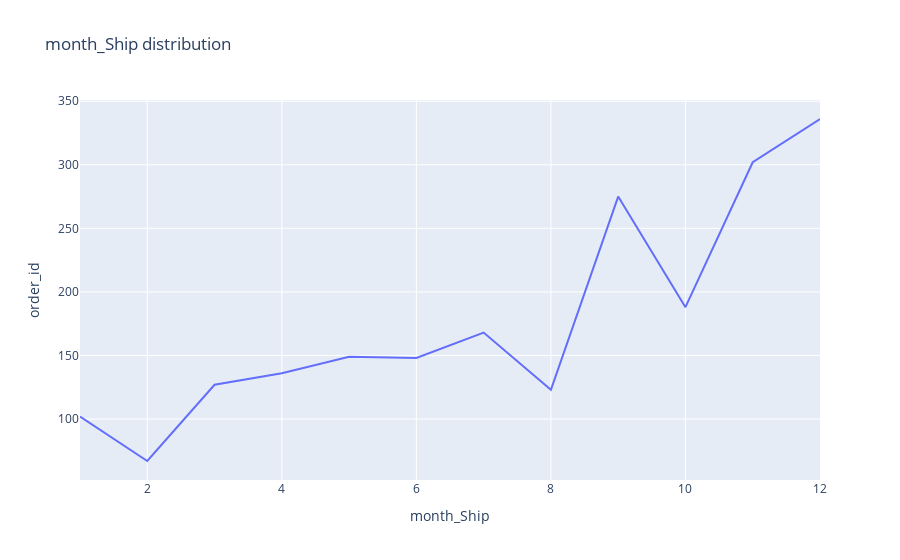

The code cell stored with this chart in its notebook:
### Code cell
month_Ship_group = df.groupby('month_Ship')['order_id'].count().reset_index().sort_values(by = 'month_Ship' , ascending=False)
px.line(month_Ship_group, x="month_Ship", y="order_id", title="month_Ship distribution")

### Figure 1 — Plotly figure (JSON) as saved in the notebook; plotly's stock layout.template omitted (floating-point values rounded to 4 significant figures)
{"data": [{"hovertemplate": "month_Ship=%{x}<br>order_id=%{y}<extra></extra>", "legendgroup": "", "line": {"color": "#636efa", "dash": "solid"}, "marker": {"symbol": "circle"}, "mode": "lines", "name": "", "orientation": "v", "showlegend": false, "type": "scatter", "x": [12, 11, 10, 9, 8, 7, 6, 5, 4, 3, 2, 1], "xaxis": "x", "y": [336, 302, 188, 275, 123, 168, 148, 149, 136, 127, 67, 102], "yaxis": "y"}], "layout": {"legend": {"tracegroupgap": 0}, "title": {"text": "month_Ship distribution"}, "xaxis": {"anchor": "y", "domain": [0, 1], "title": {"text": "month_Ship"}}, "yaxis": {"anchor": "x", "domain": [0, 1], "title": {"text": "order_id"}}}}
